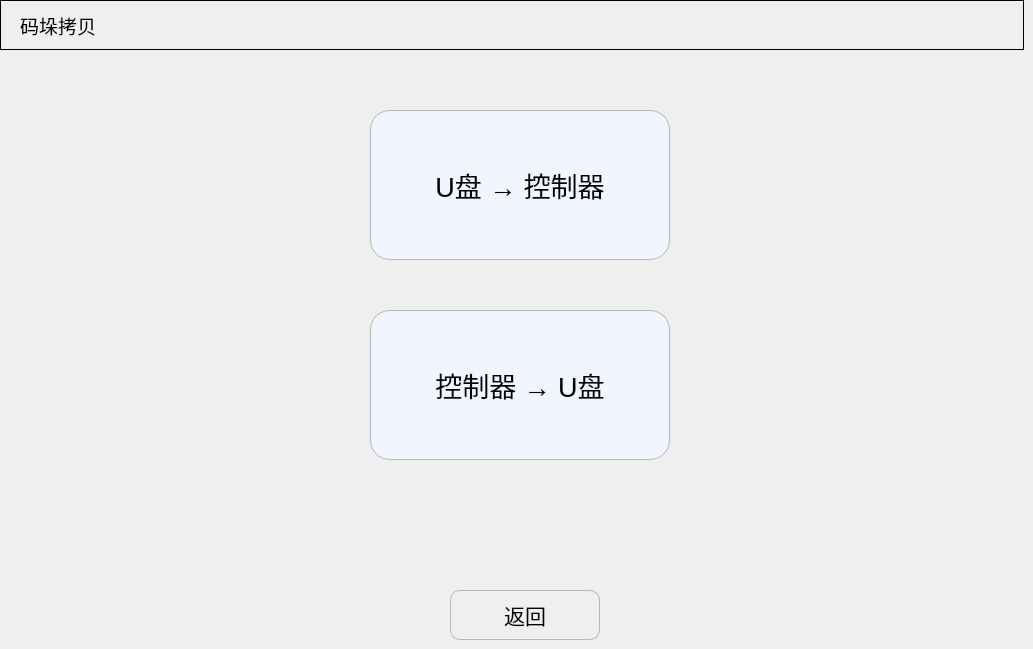
   <widget class="QWidget" name="page1_copy">
    <widget class="QGroupBox" name="groupBox_4">
     <property name="geometry">
      <rect>
       <x>0</x>
       <y>0</y>
       <width>1024</width>
       <height>50</height>
      </rect>
     </property>
     <property name="minimumSize">
      <size>
       <width>1024</width>
       <height>50</height>
      </size>
     </property>
     <property name="maximumSize">
      <size>
       <width>1024</width>
       <height>50</height>
      </size>
     </property>
     <property name="styleSheet">
      <string notr="true">QGroupBox{
	border:  1px solid black;
}</string>
     </property>
     <property name="title">
      <string/>
     </property>
     <widget class="QLabel" name="label_copy">
      <property name="geometry">
       <rect>
        <x>20</x>
        <y>10</y>
        <width>151</width>
        <height>31</height>
       </rect>
      </property>
      <property name="font">
       <font>
        <pointsize>14</pointsize>
       </font>
      </property>
      <property name="text">
       <string>码垛拷贝</string>
      </property>
     </widget>
    </widget>
    <widget class="QPushButton" name="Btn_UtoC">
     <property name="geometry">
      <rect>
       <x>370</x>
       <y>110</y>
       <width>300</width>
       <height>150</height>
      </rect>
     </property>
     <property name="minimumSize">
      <size>
       <width>300</width>
       <height>150</height>
      </size>
     </property>
     <property name="maximumSize">
      <size>
       <width>300</width>
       <height>150</height>
      </size>
     </property>
     <property name="font">
      <font>
       <pointsize>20</pointsize>
      </font>
     </property>
     <property name="styleSheet">
      <string notr="true">QPushButton
{
    background-color:#F1F5FE;
    border-style:solid; /*边框风格*/
    border-width:1px;/*边框宽度*/
    border-color:#B4B6BC; /*边框颜色*/
    border-radius:20px; /*边框倒角*/
}
QPushButton:pressed
{
    border-style:outset; /*边框风格*/
    background-color:qlineargradient(x1: 0, y1: 0, x2: 0, y2: 1, stop:0 #00befa, stop: 1 #0160ea);/*背景色*/
    border-width:1px;/*边框宽度*/
    border-color:#0055ff; /*边框颜色*/
    border-radius:20px; /*边框倒角*/
}</string>
     </property>
     <property name="text">
      <string>U盘 → 控制器</string>
     </property>
     <property name="iconSize">
      <size>
       <width>40</width>
       <height>40</height>
      </size>
     </property>
    </widget>
    <widget class="QPushButton" name="Btn_CtoU">
     <property name="geometry">
      <rect>
       <x>370</x>
       <y>310</y>
       <width>300</width>
       <height>150</height>
      </rect>
     </property>
     <property name="minimumSize">
      <size>
       <width>300</width>
       <height>150</height>
      </size>
     </property>
     <property name="maximumSize">
      <size>
       <width>300</width>
       <height>150</height>
      </size>
     </property>
     <property name="font">
      <font>
       <pointsize>20</pointsize>
      </font>
     </property>
     <property name="styleSheet">
      <string notr="true">QPushButton
{
    background-color:#F1F5FE;
    border-style:solid; /*边框风格*/
    border-width:1px;/*边框宽度*/
    border-color:#B4B6BC; /*边框颜色*/
    border-radius:20px; /*边框倒角*/
}
QPushButton:pressed
{
    border-style:outset; /*边框风格*/
    background-color:qlineargradient(x1: 0, y1: 0, x2: 0, y2: 1, stop:0 #00befa, stop: 1 #0160ea);/*背景色*/
    border-width:1px;/*边框宽度*/
    border-color:#0055ff; /*边框颜色*/
    border-radius:20px; /*边框倒角*/
}</string>
     </property>
     <property name="text">
      <string>控制器 → U盘</string>
     </property>
     <property name="iconSize">
      <size>
       <width>40</width>
       <height>40</height>
      </size>
     </property>
    </widget>
    <widget class="QPushButton" name="Btn_selCopyback">
     <property name="geometry">
      <rect>
       <x>450</x>
       <y>590</y>
       <width>150</width>
       <height>50</height>
      </rect>
     </property>
     <property name="minimumSize">
      <size>
       <width>150</width>
       <height>50</height>
      </size>
     </property>
     <property name="maximumSize">
      <size>
       <width>150</width>
       <height>50</height>
      </size>
     </property>
     <property name="font">
      <font>
       <pointsize>16</pointsize>
      </font>
     </property>
     <property name="styleSheet">
      <string notr="true">QPushButton
{
    border-style:solid; /*边框风格*/
    border-width:1px;/*边框宽度*/
    border-color:#B4B6BC; /*边框颜色*/
    border-radius:10px; /*边框倒角*/
}
QPushButton:pressed
{
    border-style:outset; /*边框风格*/
    background-color:qlineargradient(x1: 0, y1: 0, x2: 0, y2: 1, stop:0 #00befa, stop: 1 #0160ea);/*背景色*/
    border-width:1px;/*边框宽度*/
    border-color:#0055ff; /*边框颜色*/
    border-radius:10px; /*边框倒角*/
}</string>
     </property>
     <property name="text">
      <string>返回</string>
     </property>
     <property name="icon">
      <iconset resource="../resource.qrc">
       <normaloff>:/SetPage/setpage_images/back.png</normaloff>:/SetPage/setpage_images/back.png</iconset>
     </property>
     <property name="iconSize">
      <size>
       <width>40</width>
       <height>40</height>
      </size>
     </property>
    </widget>
   </widget>
